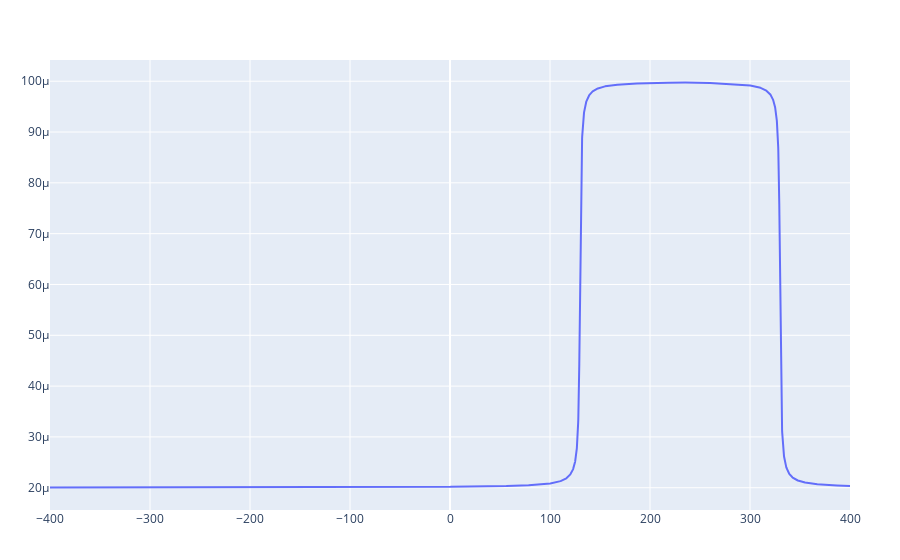

The notebook cell this image was saved under:
### Markdown cell above
Other orbitrary function which you can see in the figure below. [Function origin](https://onlinelibrary.wiley.com/doi/full/10.1002/cta.3147)

### Code cell
#todo value noch umbenennen!!!
function NonlinearInductance(L_low,L_high,smoothness,value)
    return x -> L_low + (L_high - L_low) / 2 * (1 - 2/π * atan( smoothness * (abs(x-230)-value)))
end

l = NonlinearInductance(2e-5,1e-4,1,100)
# l = NonlinearInductance(1e-4,1e-4,0.1,330)

x = collect(-400:0.1:400)
y = l.(x)

plot(x,y)

### Figure 1 — Plotly figure (JSON) as saved in the notebook; plotly's stock layout.template omitted (floating-point values rounded to 4 significant figures; data arrays with more than 128 entries replaced by an {"elided": "..."} marker saying what was removed)
{"data": [{"type": "scatter", "x": {"elided": "8001 float values"}, "y": {"elided": "8001 float values"}}], "layout": {"margin": {"b": 50, "l": 50, "r": 50, "t": 60}}}
